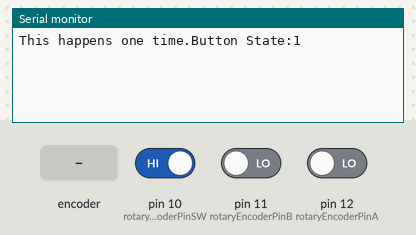
Simulated run of this sketch. Board: Arduino Uno, built with avr-gcc and run on an emulated ATmega328P. Shown: the last lines printed to the serial monitor. Inputs (shaded band) come from the test bench; at power-on: pin 12 (rotaryEncoderPinA) LOW, pin 10 (rotaryEncoderPinSW) HIGH, pin 11 (rotaryEncoderPinB) LOW.

Above: at 1.2 s.
1.3 s: rotary encoder on pin 10 (rotaryEncoderPinSW) / pin 11 (rotaryEncoderPinB) turned 1 step (first pin leading)
At 2.6 s:
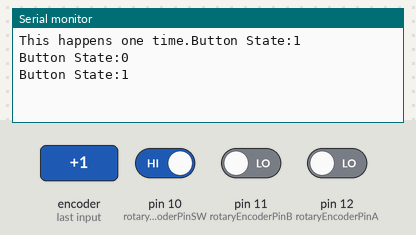
3.0 s: pin 12 (rotaryEncoderPinA) driven HIGH
At 3.9 s:
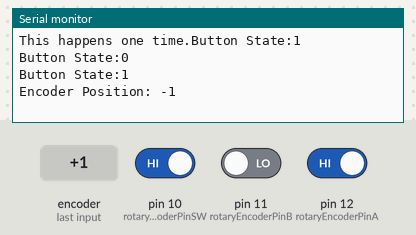

The sketch:

rotaryEncoder.ino
```cpp
// DEFINES AND MACROS
// input pins used for encoder output A and B
const int rotaryEncoderPinA  =  12;
const int rotaryEncoderPinB  =  11;
const int rotaryEncoderPinSW =  10;

const int encoderMAX         =  +128;  // arbitrary maximum value we want
const int encoderMIN         =  -128;  // arbitrary minimum value we want


// GLOBALS
int encoderPosition  = 0;  // this is arbitrary, but we can assume 256 positions and pretend we start in middle
int encoderCurrState = 0;
int encoderLastState = 0;


void setup()
{
// put your setup code here, to run once:
Serial.begin( 115200 );
Serial.write("\nThis happens one time.");

// initialize inputs to read encoder pulses
pinMode ( rotaryEncoderPinA, INPUT );
pinMode ( rotaryEncoderPinB, INPUT );
pinMode ( rotaryEncoderPinSW, INPUT_PULLUP );

// read the initial state of rotaryEncoderA pin since we are using this one for reference
encoderLastState = digitalRead( rotaryEncoderPinA );

} // end setup

void loop()
{

// your code here runs over and over
// Serial.write("\nThis should happen forever...");

// read current state of encoder pin A
encoderCurrState = digitalRead( rotaryEncoderPinA );

// if the previous and the current state of encoder output A are different
// then a pulse has occured
if ( encoderCurrState > encoderLastState )
   {
     // if output A and B are same, then encoder is being rotated counter-clockwise
     // if different then encoder is being rotated clockwise
    if ( encoderCurrState != digitalRead( rotaryEncoderPinB ) )
        {
        if ( ++encoderPosition > encoderMAX ) encoderPosition = encoderMAX;
        } // end if
    else
        {
        if ( --encoderPosition < encoderMIN ) encoderPosition = encoderMIN;
        } // end else

    // print position
    Serial.print("Encoder Position: ");
    Serial.println( encoderPosition );

    }  // end if


// each iteration update last state with current state
encoderLastState = encoderCurrState;


#if 0
// test button state
if ( digitalRead( rotaryEncoderPinSW ) == LOW )
  {
  // print button state
  Serial.println("Button Pressed!");
  } // end if
#endif

#if 1
static int switchCurrState          = 0;
static int switchDebounceStartTime  = 0;
static int switchLastState          = 0;

// software debounce
switchCurrState = digitalRead( rotaryEncoderPinSW );

// only test if time has elapsed since change event
if ( ( millis() - switchDebounceStartTime ) > 100 )
  {

  // has the switch changed state
  if ( switchCurrState != switchLastState )
    {
    // update time
    switchDebounceStartTime = millis();

    // update state
    switchLastState = switchCurrState;

    // send message that switch was pressed...
    Serial.print("Button State:");
    Serial.println( switchCurrState );
    } // end if

  } // end if
#endif


} // loop
```

Measured:
- after the input at 1.3 s, the serial monitor: prints a new line at once (image 1)
- after the input at 3.0 s, the serial monitor: prints a new line at once (image 2)
